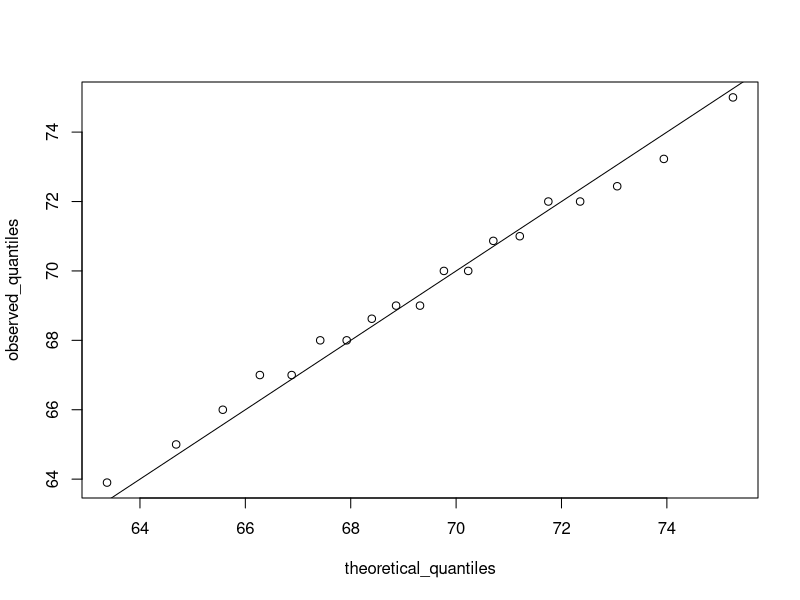
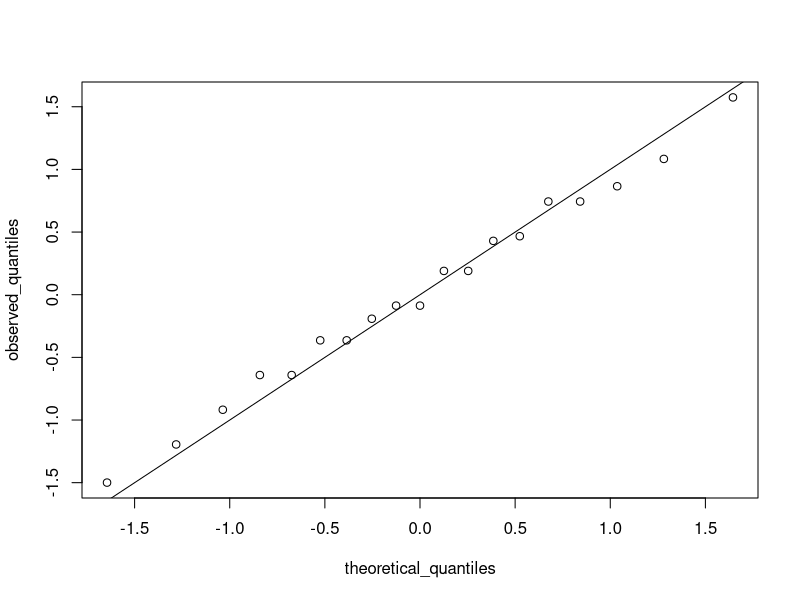
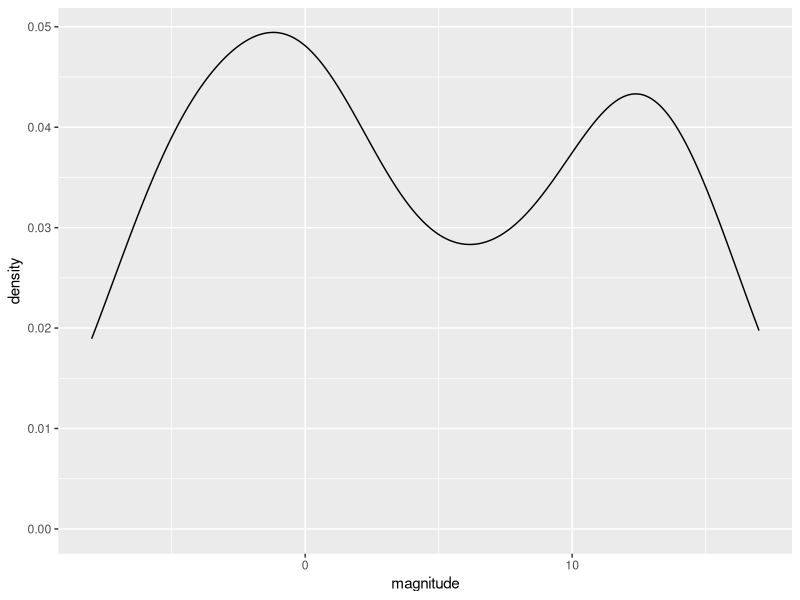
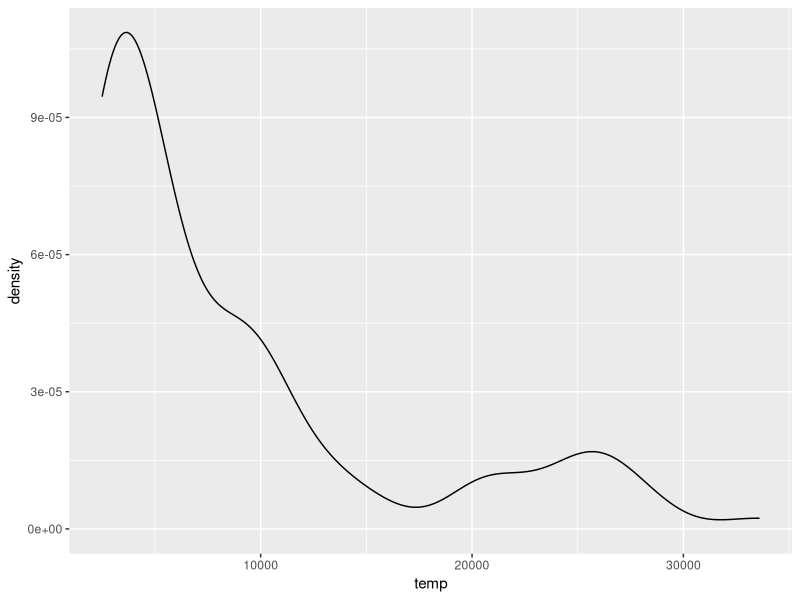
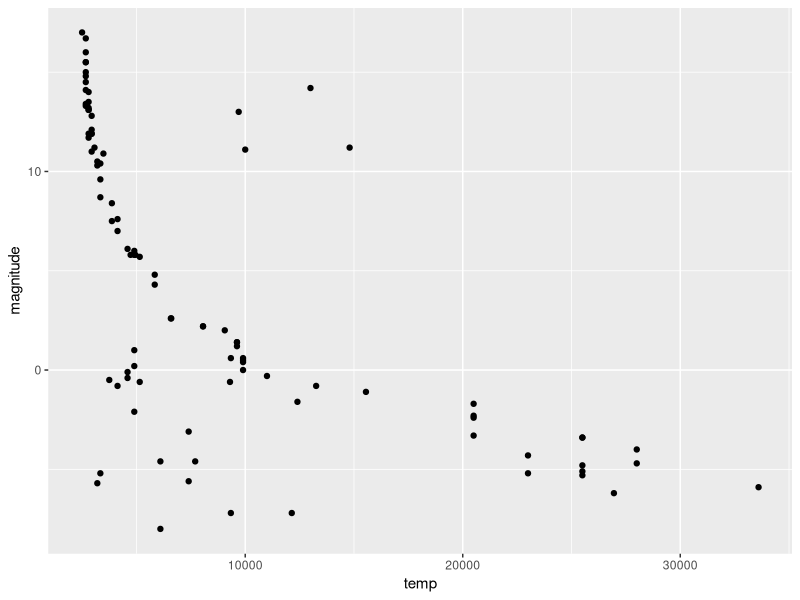
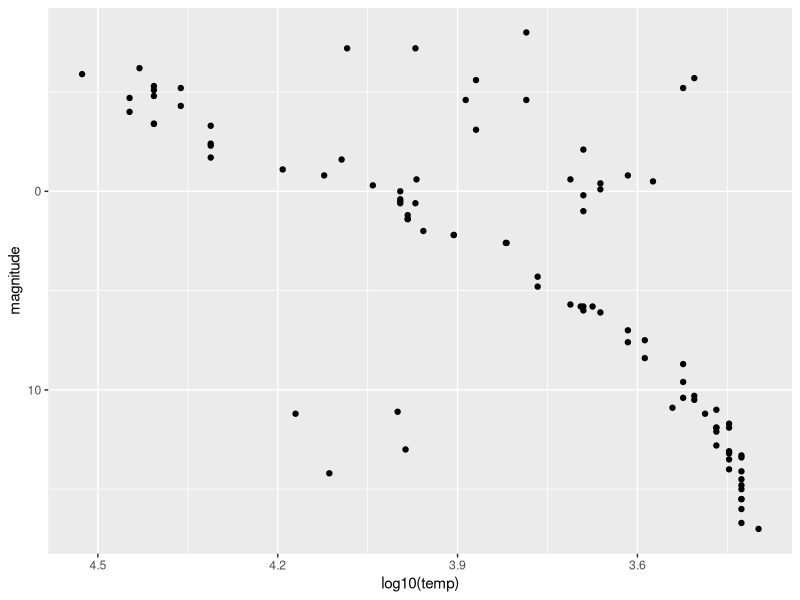
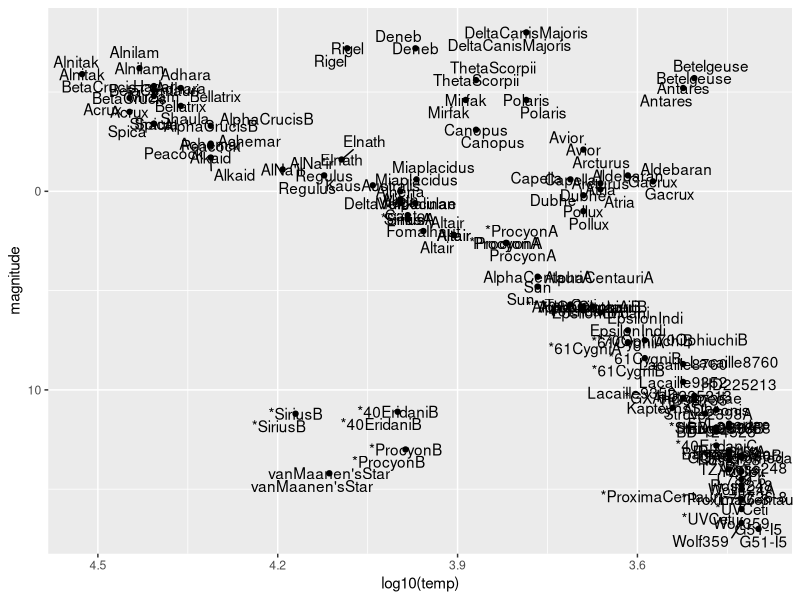
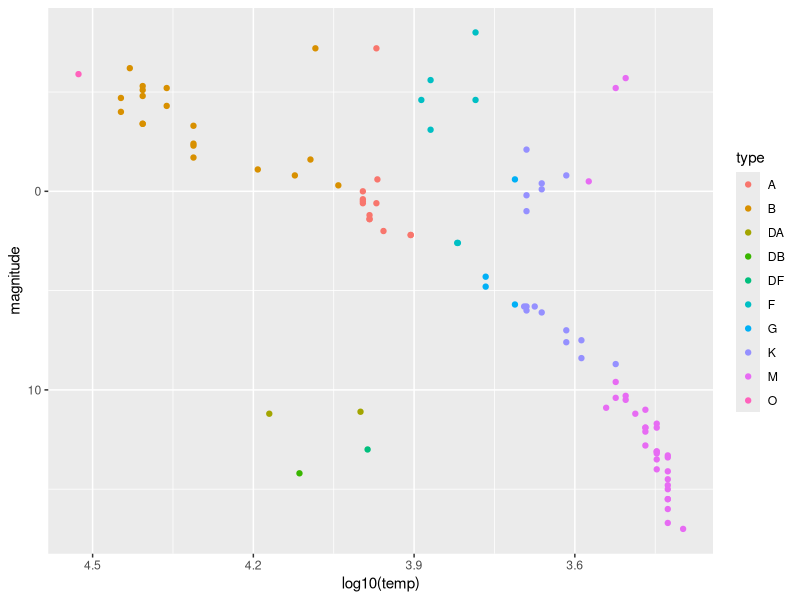

R code for these plots, in order:
## ---- chunk 1
knitr::opts_chunk$set(echo = TRUE)
## ---- chunk 2
library(dslabs)
data(murders)
head(murders)
## ---- chunk 3
data(heights)
names(heights)
## ---- chunk 4
head(heights)
## ---- chunk 5
x <- heights$height
length(unique(x))
## ---- chunk 6
x <- heights$height
tab <- table(x)
## ---- chunk 7
tab <- table(heights$height)
sum(tab==1)
## ---- chunk 8
# make a table of category proportions
prop.table(table(heights$sex))
## ---- chunk 9
# define x as vector of male heights
library(tidyverse)
index <- heights$sex=="Male"
x <- heights$height[index]

# calculate the mean and standard deviation manually
average <- sum(x)/length(x)
SD <- sqrt(sum((x - average)^2)/length(x))

# built-in mean and sd functions - note that the audio and printed values disagree
average <- mean(x)
SD <- sd(x)
c(average = average, SD = SD)

# calculate standard units
z <- scale(x)

# calculate proportion of values within 2 SD of mean
mean(abs(z) < 2)
## ---- chunk 10
x <- heights$height[heights$sex == "Male"]
mean(x > 69 & x <= 72)
## ---- chunk 11
x <- heights$height[heights$sex=="Male"]
avg <- mean(x)
stdev <- sd(x)
pnorm(72, avg, stdev) - pnorm(69, avg, stdev)
## ---- chunk 12
x <- heights$height[heights$sex == "Male"]
avg <- mean(x)
stdev <- sd(x)
exact <- mean(x > 79 & x <= 81)
approx <- pnorm(81, avg, stdev) - pnorm(79, avg, stdev)
exact
approx
exact/approx
## ---- chunk 13
# use pnorm to calculate the proportion over 7 feet (7*12 inches)
1 - pnorm(7*12, 69, 3)
## ---- chunk 14
p <- 1 - pnorm(7*12, 69, 3)
round(p*10^9)
## ---- chunk 15
p <- 1 - pnorm(7*12, 69, 3)
N <- round(p*10^9)
10/N
## ---- chunk 16
## Change the solution to previous answer
p <- 1 - pnorm(7*12, 69, 3)
N <- round(p * 10^9)
10/N
p <- 1 - pnorm(6*12+8, 69, 3)
N <- round(p * 10^9)
150/N
## ---- chunk 17
# define x and z
index <- heights$sex=="Male"
x <- heights$height[index]
z <- scale(x)

# proportion of data below 69.5
mean(x <= 69.5)

# calculate observed and theoretical quantiles
p <- seq(0.05, 0.95, 0.05)
observed_quantiles <- quantile(x, p)
theoretical_quantiles <- qnorm(p, mean = mean(x), sd = sd(x))

# make QQ-plot
plot(theoretical_quantiles, observed_quantiles)
abline(0,1)

# make QQ-plot with scaled values
observed_quantiles <- quantile(z, p)
theoretical_quantiles <- qnorm(p) 
plot(theoretical_quantiles, observed_quantiles)
abline(0,1)
## ---- chunk 18
male <- heights$height[heights$sex=="Male"]
female <- heights$height[heights$sex=="Female"]
length(male)
length(female)
## ---- chunk 19
#update.packages()
library(tidyverse)
library(dslabs)
data(stars)
options(digits = 3)   # report 3 significant digits
## ---- chunk 20
# What is the mean magnitude?
mean(stars$magnitude)
# What is the standard deviation of magnitude?
sd(stars$magnitude)
## ---- chunk 21
stars %>%
  ggplot(aes(magnitude)) +
  geom_density()
# How many peaks are there in the data?
# A: 2
## ---- chunk 22
stars %>%
  ggplot(aes(temp)) +
  geom_density()
# How many peaks are there in the data?
# A: 2
## ---- chunk 23
stars %>%
  ggplot(aes(x=temp, y=magnitude)) +
  geom_point()
## ---- chunk 24
stars %>%
  ggplot(aes(x=log10(temp), y=magnitude)) +
  scale_y_reverse() +
  scale_x_reverse() +
  geom_point()
## ---- chunk 25
library(ggrepel)
stars %>%
  ggplot(aes(x=log10(temp), y=magnitude, label=star)) +
  scale_y_reverse() +
  scale_x_reverse() +
  geom_point() +
  geom_text(aes(label=star)) +
  geom_text_repel()
# The least lumninous star in the sample with a surface temperature over 5000K is _________.
# A: van Maanens Star
# The two stars with lowest temperature and highest luminosity are known as supergiants. The two supergiants in this dataset are ____________.
# A: Betelgeuse and Antares
# The Sun is a ______________.
# A: main sequence star
stars %>% 
  filter(star=='Sun') %>%
  select_all()
## ---- chunk 26
stars %>%
  ggplot(aes(x=log10(temp), y=magnitude, color=type)) +
  scale_y_reverse() +
  scale_x_reverse() +
  geom_point()
# Which star type has the lowest temperature?
## ---- chunk 27
#update.packages()
library(tidyverse)
library(dslabs)
data(temp_carbon)
data(greenhouse_gases)
data(historic_co2)
## ---- chunk 28
str(temp_carbon)
temp_carbon %>%
    .$year %>%
    max()
temp_carbon %>%
    filter(!is.na(carbon_emissions)) %>%
    pull(year) %>%
    max()
#temp_carbon %>%
#    filter(!is.na(carbon_emissions)) %>%
#    max(year)
temp_carbon %>%
    filter(!is.na(carbon_emissions)) %>%
    .$year %>%
    max()
temp_carbon %>%
    filter(!is.na(carbon_emissions)) %>%
    select(year) %>%
    max()
#temp_carbon %>%
#    filter(!is.na(carbon_emissions)) %>%
#    max(.$year)
## ---- chunk 29
# What is the first year for which carbon emissions (carbon_emissions) data are available?
year_min <- temp_carbon %>%
  filter(!is.na(carbon_emissions)) %>%
  .$year %>%
  min()
# What is the last year for which carbon emissions data are available?
year_max <- temp_carbon %>%
  filter(!is.na(carbon_emissions)) %>%
  .$year %>%
  max()
# How many times larger were carbon emissions in the last year relative to the first year?
ratio <- temp_carbon %>%
  filter(year %in% c(year_min, year_max)) %>%
  .$carbon_emissions
#A:
ratio[1] / ratio[2]
# Scatter plot
temp_carbon %>%
  filter(!is.na(carbon_emissions)) %>%
  ggplot(aes(x=year, y=carbon_emissions)) +
  geom_point()
## ---- chunk 30
# What is the first year for which global temperature anomaly (temp_anomaly) data are available?
year_min <- temp_carbon %>%
  filter(!is.na(temp_anomaly)) %>%
  .$year %>%
  min()
year_min
# What is the last year for which global temperature anomaly data are available?
year_max <- temp_carbon %>%
  filter(!is.na(temp_anomaly)) %>%
  .$year %>%
  max()
year_max
# How many degrees Celsius has temperature increased over the date range?
diff <- temp_carbon %>%
  filter(year %in% c(year_min, year_max)) %>%
  .$temp_anomaly
#A:
diff
diff[1] - diff[2]
## ---- chunk 31
p <- temp_carbon %>%
  filter(!is.na(temp_anomaly)) %>%
  ggplot(aes(year, temp_anomaly)) +
  geom_line() + 
  geom_hline(aes(yintercept=0), color='blue')
p
## ---- chunk 32
q <- temp_carbon %>%
  filter(!is.na(temp_anomaly)) %>%
  ggplot(aes(year, temp_anomaly)) +
  geom_line() + 
  geom_hline(aes(yintercept=0), color='blue') +
  ylab("Temperature anomaly (degrees C)") +
  ggtitle("Temperature anomaly relative to 20th century mean, 1880-2018") +
  geom_text(aes(x=2000, y=0.05, label="20th century mean"), col='blue')
q
## ---- chunk 33
year_min <- temp_carbon %>%
  filter(!is.na(temp_anomaly) & temp_anomaly>0) %>%
  .$year %>%
  min()
year_min
## ---- chunk 34
year_max <- temp_carbon %>%
  filter(!is.na(temp_anomaly) & temp_anomaly<0) %>%
  .$year %>%
  max()
year_max
## ---- chunk 35
year_ <- temp_carbon %>%
  filter(!is.na(temp_anomaly) & temp_anomaly>0.5) %>%
  .$year %>%
  min()
year_
## ---- chunk 36
temp_carbon %>%
  filter(!is.na(temp_anomaly)) %>%
  ggplot(aes(year, temp_anomaly)) +
  geom_line(col='red') + 
  geom_hline(aes(yintercept=0), color='blue') +
  xlim(c(1880, 2018)) +
  ylab("Temperature anomaly (degrees C)") +
  ggtitle("Temperature anomaly relative to 20th century mean, 1880-2018") +
  geom_text(aes(x=2000, y=0.05, label="20th century mean"), col='blue') +
  geom_line(aes(year, ocean_anomaly), col='cyan') +
  geom_line(aes(year, land_anomaly), col='green')
## ---- chunk 37
str(greenhouse_gases)
## ---- chunk 38
greenhouse_gases %>%
    ggplot(aes(year, concentration)) +
    geom_line() +
    facet_grid(gas ~ ., scales = "free") +
    geom_vline(xintercept = 1850, col='red') +
    ylab("Concentration (ch4/n2o ppb, co2 ppm)") +
    ggtitle("Atmospheric greenhouse gas concentration by year, 0-2000")
## ---- chunk 39
temp_carbon %>%
  filter(!is.na(carbon_emissions)) %>%
  ggplot(aes(year, carbon_emissions)) +
  geom_line()
## ---- chunk 40
co2_time <- historic_co2 %>%
  filter(!is.na(co2)) %>%
  ggplot(aes(year, co2, col=source)) +
  geom_line() +
  ggtitle("Atmospheric CO2 concentration, -800,000 BC to today") +
  ylab("co2 (ppmv)")
co2_time
